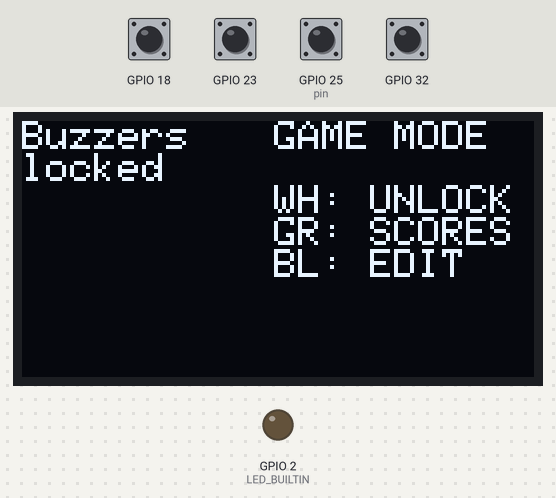
The sketch below on a simulated ESP32. On the bench: 128×64 one-colour display, output pins drawn as LEDs (lit = HIGH). The test bench sets the inputs (shaded band); at power-on: GPIO 18, GPIO 23, GPIO 25 (pin), GPIO 32 HIGH. Random numbers use the default seed unless the sketch sets one; what the sketch prints to the serial monitor is not drawn.

Above: at 1.2 s.
1.3 s: GPIO 18 pulled LOW for 0.15 s
At 2.1 s:
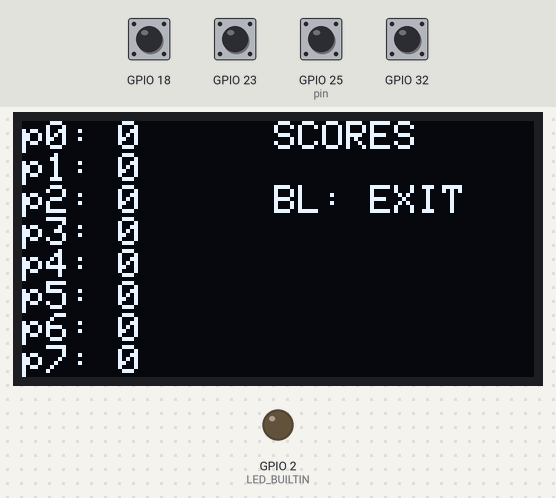
4.1 s: GPIO 32 pulled LOW for 0.15 s
At 5.3 s:
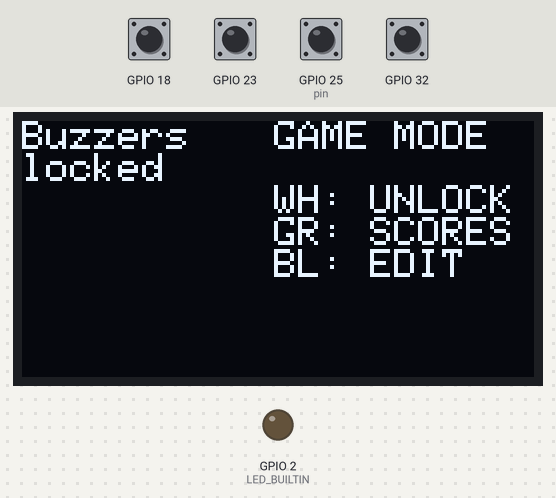
5.7 s: GPIO 25 (pin) pulled LOW for 0.15 s
At 6.9 s:
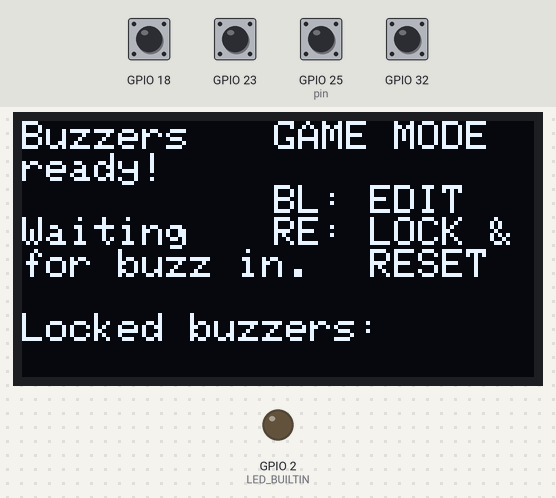
7.3 s: GPIO 25 (pin) pulled LOW for 1 s
At 7.9 s:
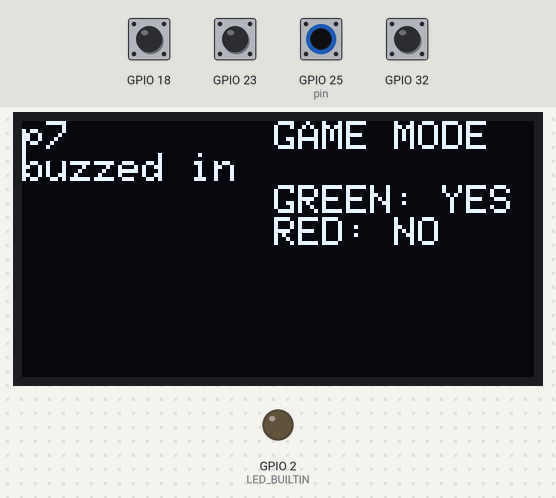
9.8 s: GPIO 23 pulled LOW for 0.15 s
At 10.6 s:
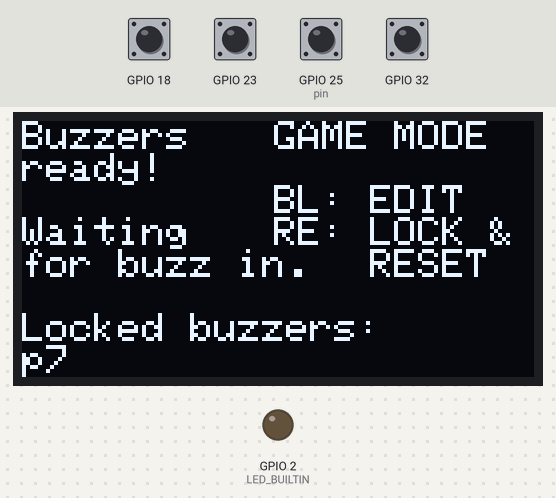
11.4 s: GPIO 32 pulled LOW for 1 s
At 11.86 s:
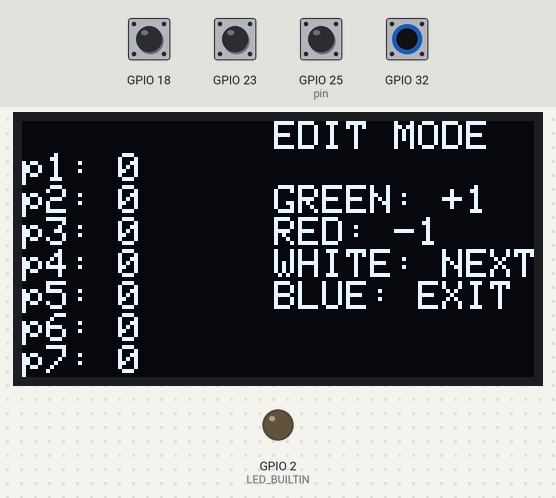
Timing chart, 0 to 14.0 s (numbered marks = the images above; inputs shaded):
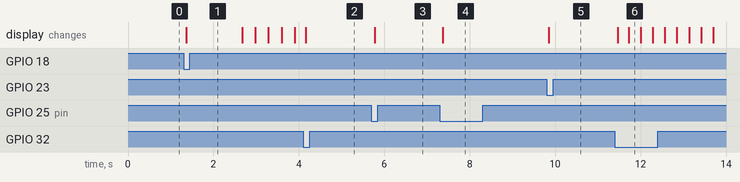

Measured:
- after the input at 1.3 s, the display: changes after 0.06 s (image 1)
- after the input at 5.7 s, the display: changes after 0.07 s (image 3)
- after the input at 7.3 s, the display: changes after 0.06 s (image 4)
- after the input at 9.8 s, the display: changes after 0.05 s (image 5)
- after the input at 11.4 s, the display: first changes after 0.07 s (image 6 shows a later state)

The sketch:

buzzer.ino
```cpp
#include <SPI.h>
#include <Wire.h>
#include <Adafruit_GFX.h>
#include <Adafruit_SH110X.h>

#define i2c_Address 0x3c

#define SCREEN_WIDTH 128 // OLED display width, in pixels
#define SCREEN_HEIGHT 64 // OLED display height, in pixels
#define OLED_RESET -1   //   QT-PY / XIAO

#define NUM_PLAYERS 16
#define CHAR_WIDTH 6
#define CHAR_HEIGHT 8
#define NUM_BUTTONS 4

Adafruit_SH1106G display = Adafruit_SH1106G(SCREEN_WIDTH, SCREEN_HEIGHT, &Wire, OLED_RESET);

int16_t scores[NUM_PLAYERS] = {};


enum scrollState{WAITING, SCROLLING_UP, SCROLLING_DOWN};
enum buttonState{PRESSED, RELEASED};
enum gameState{BUZZERS_LOCKED, BUZZERS_UNLOCKED, PLAYER_BUZZED};
enum mode{GAME, EDIT, SCORES};

struct scrollData {
  int16_t offset = 0;
  int16_t waitTimer = 0;
  const int16_t pauseTime = 50;
  const int16_t scrollSpeed = 1;
  int16_t scrollMax;
  scrollState state = WAITING;
  bool inverted = false;

} scrollModeData;

struct button {
  buttonState state = RELEASED; // Current button state
  bool pressed = false; // Pressed this "frame"
  uint8_t pin;
};

struct editModeData {
  uint16_t selectedPlayer = 0;
  uint16_t blinkTimer = 0;
  uint16_t yOffset = 0;
  bool visible = true;
  const uint16_t blinkDuration = 10;
} editModeData;

struct gameModeData {
  gameState state = BUZZERS_LOCKED;
  uint16_t activePlayer = 0; // The player who is currently buzzed in
  bool lockedPlayers[NUM_PLAYERS];
  scrollData lockedPlayersScrollData;
} gameModeData;

button whiteBtn;
button greenBtn;
button blueBtn;
button redBtn;

button* buttons[NUM_BUTTONS] = {&whiteBtn, &greenBtn, &blueBtn, &redBtn};

mode currentMode = GAME;

void drawString(int16_t x, int16_t y, String text, uint16_t foregroundColor, uint16_t backgroundColor, u_int16_t size) {
  uint16_t charSize = CHAR_WIDTH * size;
  for (uint16_t i = 0; i < text.length(); i++){
    char c = text[i];
    display.drawChar(x + i*charSize, y, c, foregroundColor, backgroundColor, size);
  }
}

void updateScrollData(scrollData &scrollData) {
  switch (scrollData.state){
    case WAITING:
      scrollData.waitTimer++;
      if (scrollData.waitTimer >= scrollData.pauseTime){
        scrollData.waitTimer = 0;
        if (scrollData.inverted) {
          if (scrollData.offset >= 0) {
            scrollData.state = SCROLLING_DOWN;
          }
          else {
            scrollData.state = SCROLLING_UP;
          }
        }
        else {
          if (scrollData.offset <= 0) {
            scrollData.state = SCROLLING_DOWN;
          }
          else {
            scrollData.state = SCROLLING_UP;
          }
        }
      }
      break;
    case SCROLLING_DOWN:
      if (scrollData.inverted) {
        if(scrollData.offset <= -scrollData.scrollMax) {
          scrollData.state = WAITING;
        }
        else {
          scrollData.offset -= scrollData.scrollSpeed;
        }
      }
      else {
        if(scrollData.offset >= scrollData.scrollMax) {
          scrollData.state = WAITING;
        }
        else {
          scrollData.offset += scrollData.scrollSpeed;
        }
      }
      break;
    case SCROLLING_UP:
      if (scrollData.inverted) {
        if(scrollData.offset >= 0) {
          scrollData.state = WAITING;
        }
        else {
            scrollData.offset += scrollData.scrollSpeed;
        }
      }
      else {
        if(scrollData.offset <= 0) {
          scrollData.state = WAITING;
        }
        else {
            scrollData.offset -= scrollData.scrollSpeed;
        }
      }

      break;
  }
}

void showScores() {
  char scoreBuffer[15];
  const int16_t scrollMax = CHAR_HEIGHT*(NUM_PLAYERS) - SCREEN_HEIGHT;
  scrollModeData.scrollMax = scrollMax;

  drawString(63, 0, "SCORES", MONOOLED_WHITE, MONOOLED_BLACK, 1);
  drawString(63, CHAR_HEIGHT*2, "BL: EXIT", MONOOLED_WHITE, MONOOLED_BLACK, 1);

  for (uint16_t i = 0; i < NUM_PLAYERS; i++) {
    sprintf(scoreBuffer, "p%d: %d", i, scores[i]);
    drawString(0, CHAR_HEIGHT*i - scrollModeData.offset, scoreBuffer, MONOOLED_WHITE, MONOOLED_BLACK, 1);
  }

  updateScrollData(scrollModeData);

  if (blueBtn.pressed) {
    currentMode = GAME;
  }
}

void editScores() {
  char scoreBuffer[15];

  editModeData.blinkTimer++;
  if (editModeData.blinkTimer > editModeData.blinkDuration) {
    editModeData.blinkTimer = 0;
    editModeData.visible = !editModeData.visible;
  }

  drawString(63, 0, "EDIT MODE", MONOOLED_WHITE, MONOOLED_BLACK, 1);
  drawString(63, CHAR_HEIGHT*2, "GREEN: +1", MONOOLED_WHITE, MONOOLED_BLACK, 1);
  drawString(63, CHAR_HEIGHT*3, "RED: -1", MONOOLED_WHITE, MONOOLED_BLACK, 1);
  drawString(63, CHAR_HEIGHT*4, "WHITE: NEXT", MONOOLED_WHITE, MONOOLED_BLACK, 1);
  drawString(63, CHAR_HEIGHT*5, "BLUE: EXIT", MONOOLED_WHITE, MONOOLED_BLACK, 1);

  for (uint16_t i = 0; i < NUM_PLAYERS; i++) {
    sprintf(scoreBuffer, "p%d: %d", i, scores[i]);
    uint8_t color = editModeData.selectedPlayer != i || editModeData.visible ? MONOOLED_WHITE : MONOOLED_BLACK;
    drawString(0, CHAR_HEIGHT*i - editModeData.yOffset, scoreBuffer, color, MONOOLED_BLACK, 1);
  }

  if (whiteBtn.pressed) {
    editModeData.selectedPlayer++;
    editModeData.selectedPlayer %= NUM_PLAYERS;
    // A little hacky, but probably good enough
    if (editModeData.selectedPlayer == 0) {
      editModeData.yOffset = 0;
    }
    if (editModeData.selectedPlayer > 7) {
      editModeData.yOffset += CHAR_HEIGHT;
    }
  }
  if(greenBtn.pressed) {
    scores[editModeData.selectedPlayer]++;
  }
  if(redBtn.pressed) {
    scores[editModeData.selectedPlayer]--;
  }
  if(blueBtn.pressed) {
    currentMode = GAME;
  }
}

// Poll all the daughter boards
void checkBuzzers() {
  if (whiteBtn.pressed) {
    gameModeData.activePlayer = random(0, NUM_PLAYERS);
    if (!gameModeData.lockedPlayers[gameModeData.activePlayer]) {
      gameModeData.lockedPlayers[gameModeData.activePlayer] = true;
      gameModeData.state = PLAYER_BUZZED;
    }

    Serial.printf("p%d has buzzed in.\n", gameModeData.activePlayer);
  }
}

void game() {
  size_t const lockedPlayersSize = NUM_PLAYERS * 4;
  char lockedPlayers[lockedPlayersSize];
  drawString(63, 0, "GAME MODE", MONOOLED_WHITE, MONOOLED_BLACK, 1);

  switch (gameModeData.state)
  {
  case BUZZERS_LOCKED:
    drawString(63, CHAR_HEIGHT*2, "WH: UNLOCK", MONOOLED_WHITE, MONOOLED_BLACK, 1);
    drawString(63, CHAR_HEIGHT*3, "GR: SCORES", MONOOLED_WHITE, MONOOLED_BLACK, 1);
    drawString(63, CHAR_HEIGHT*4, "BL: EDIT", MONOOLED_WHITE, MONOOLED_BLACK, 1);
    drawString(0, 0, "Buzzers", MONOOLED_WHITE, MONOOLED_BLACK, 1);
    drawString(0, CHAR_HEIGHT, "locked", MONOOLED_WHITE, MONOOLED_BLACK, 1);
    if (whiteBtn.pressed) {
      gameModeData.state = BUZZERS_UNLOCKED;
    }
    if (greenBtn.pressed) {
      currentMode = SCORES;
    }
    if (blueBtn.pressed) {
      currentMode = EDIT;
    }
    break;

  case BUZZERS_UNLOCKED:
    drawString(63, CHAR_HEIGHT*2, "BL: EDIT", MONOOLED_WHITE, MONOOLED_BLACK, 1);
    drawString(63, CHAR_HEIGHT*3, "RE: LOCK &", MONOOLED_WHITE, MONOOLED_BLACK, 1);
    drawString(63, CHAR_HEIGHT*4, "    RESET", MONOOLED_WHITE, MONOOLED_BLACK, 1);
    drawString(0, 0, "Buzzers", MONOOLED_WHITE, MONOOLED_BLACK, 1);
    drawString(0, CHAR_HEIGHT, "ready!", MONOOLED_WHITE, MONOOLED_BLACK, 1);
    drawString(0, CHAR_HEIGHT*3, "Waiting", MONOOLED_WHITE, MONOOLED_BLACK, 1);
    drawString(0, CHAR_HEIGHT*4, "for buzz in.", MONOOLED_WHITE, MONOOLED_BLACK, 1);

    char playerBuffer[3];
    for (uint8_t i = 0; i < NUM_PLAYERS; i++) {
      // If this player is locked out then
      // add them to the string
      if (gameModeData.lockedPlayers[i]) {
        sprintf(playerBuffer, "p%d ", i);
        strcat(lockedPlayers, playerBuffer);
      }
    }
    // Cut off the final space
    lockedPlayers[strnlen(lockedPlayers, lockedPlayersSize) - 1] = 0;
    drawString(0, CHAR_HEIGHT*6, "Locked buzzers:", MONOOLED_WHITE, MONOOLED_BLACK, 1);
    drawString(gameModeData.lockedPlayersScrollData.offset, CHAR_HEIGHT*7, lockedPlayers, MONOOLED_WHITE, MONOOLED_BLACK, 1);
    gameModeData.lockedPlayersScrollData.scrollMax = strnlen(lockedPlayers, lockedPlayersSize) * CHAR_WIDTH - SCREEN_WIDTH;

    updateScrollData(gameModeData.lockedPlayersScrollData);
    checkBuzzers();

    if (blueBtn.pressed) {
      currentMode = EDIT;
    }
    if (redBtn.pressed) {
      gameModeData.state = BUZZERS_LOCKED;
      unlockAllBuzzers();
    }
    break;

  case PLAYER_BUZZED:
    char buffer[5];
    sprintf(buffer, "p%d", gameModeData.activePlayer);
    drawString(63, CHAR_HEIGHT*2, "GREEN: YES", MONOOLED_WHITE, MONOOLED_BLACK, 1);
    drawString(63, CHAR_HEIGHT*3, "RED: NO", MONOOLED_WHITE, MONOOLED_BLACK, 1);
    drawString(0, 0, buffer, MONOOLED_WHITE, MONOOLED_BLACK, 1);
    drawString(0, CHAR_HEIGHT, "buzzed in", MONOOLED_WHITE, MONOOLED_BLACK, 1);

    // Answered correctly
    if (greenBtn.pressed) {
      scores[gameModeData.activePlayer]++;
      gameModeData.state = BUZZERS_LOCKED;
      unlockAllBuzzers();
    }

    // Answered incorrectly
    if (redBtn.pressed) {
      gameModeData.state = BUZZERS_UNLOCKED;
    }
    break;

  default:
    break;
  }
}

// Sets up button states
void updateButtons() {
  for (uint16_t i = 0; i < NUM_BUTTONS; i++) {
    button* button = buttons[i];
    buttonState state = digitalRead(button->pin) == LOW ? PRESSED : RELEASED;

    button->pressed = false; // Reset back to false every "frame"
    if (state == PRESSED && state != button->state){
      button->pressed = true;
    }
    button->state = state;
  }
}

void unlockAllBuzzers() {
  for (uint8_t i = 0; i < NUM_PLAYERS; i++) {
    gameModeData.lockedPlayers[i] = false;
  }
}

void setup() {

  Serial.begin(9600);
  while (!Serial) {
    ; // wait for serial port to connect. Needed for native USB
  }

  display.begin(i2c_Address, true); // Address 0x3C default
  // initialize digital pin LED_BUILTIN as an output.
  pinMode(LED_BUILTIN, OUTPUT);
  pinMode(25, INPUT_PULLUP);
  pinMode(18, INPUT_PULLUP);
  pinMode(32, INPUT_PULLUP);
  pinMode(23, INPUT_PULLUP);

  whiteBtn.pin = 25;
  greenBtn.pin = 18;
  blueBtn.pin = 32;
  redBtn.pin = 23;

  gameModeData.lockedPlayersScrollData.inverted = true;
  // Initialize lockedPlayers
  unlockAllBuzzers();
}

void loop() {
  updateButtons();

  display.clearDisplay();

  switch (currentMode)
  {
  case GAME:
    game();
    break;
  case EDIT:
    editScores();
    break;
  case SCORES:
    showScores();
    break;
  default:
    break;
  }
  display.display();
}
```
